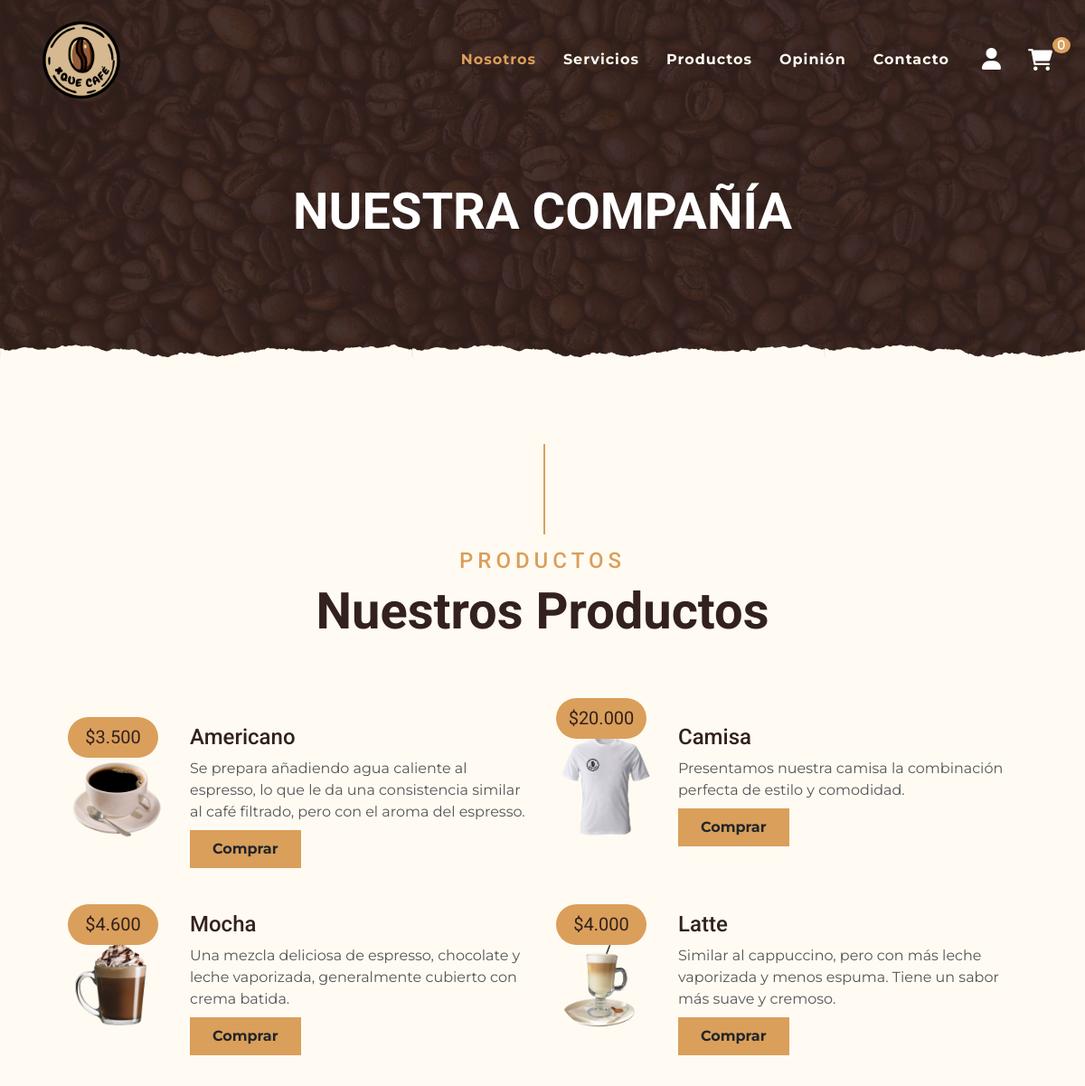
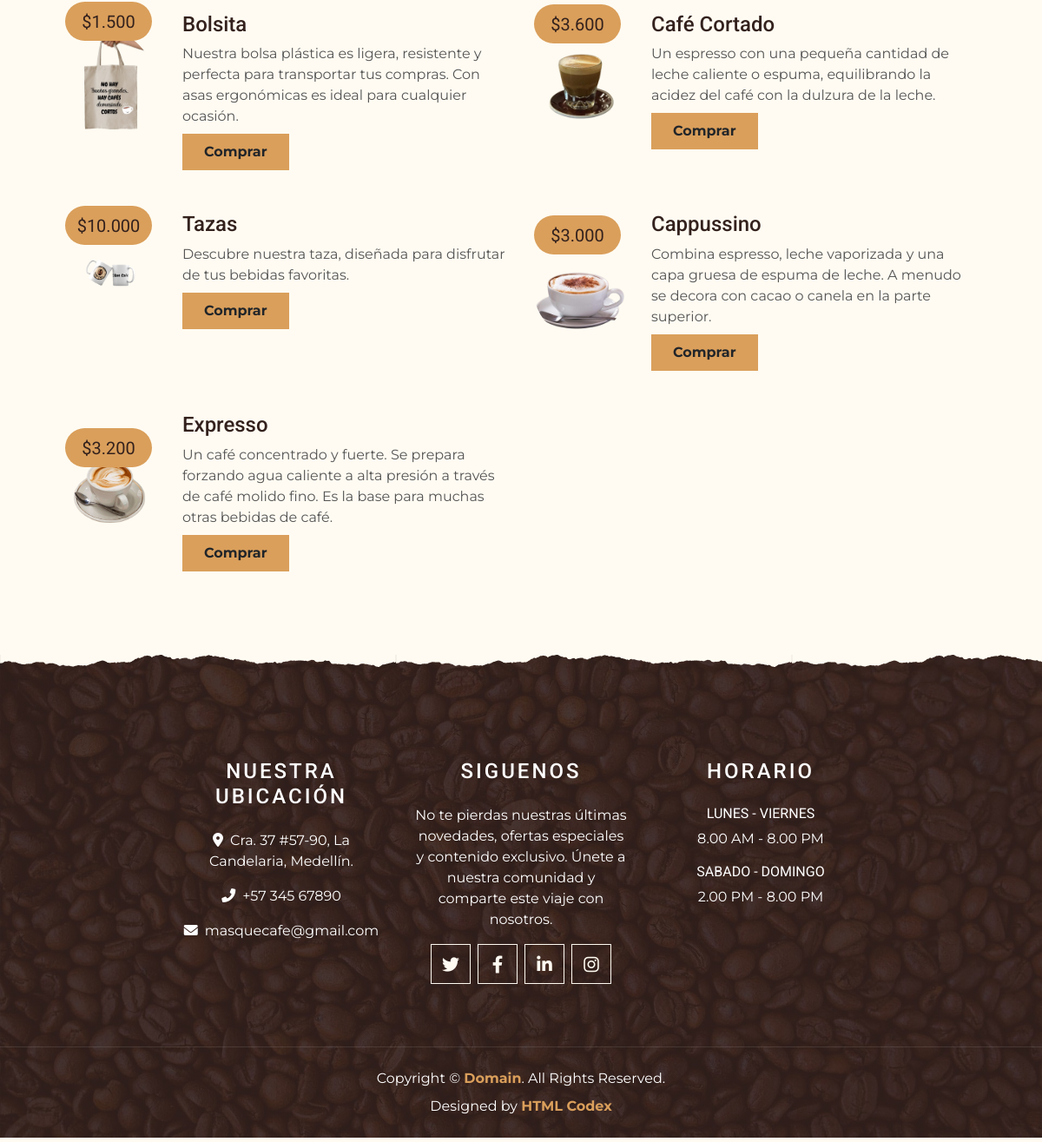
The app's page /index.php?mod=menu with its own data (2 pictures, top to bottom).
### tables this page shows
CREATE TABLE `productos` (
  `id_producto` int(11) NOT NULL,
  `nombre` varchar(150) DEFAULT NULL,
  `stock` varchar(250) DEFAULT NULL,
  `precio` longtext DEFAULT NULL,
  `descripcion` varchar(255) DEFAULT NULL,
  `imagen` varchar(255) DEFAULT NULL
);

### modulos/menu.php (the view)
<div class="container-fluid pt-5">
    <div class="container">
        <div class="section-title">
            <h4 class="text-primary text-uppercase" style="letter-spacing: 5px;">Productos</h4>
            <h1 class="display-4">Nuestros Productos</h1>
        </div>
        <div class="container-fluid pt-5">
            <div class="container">
                <div class="row">
                    <?php
                    include "conexion.php";
                    $query = "SELECT * FROM productos";
                    $result = mysqli_query($conexion, $query);
                    if (mysqli_num_rows($result) > 0) {
                        while ($producto = mysqli_fetch_assoc($result)) {
                            echo "<div class='col-lg-6'>";
                            echo "<div class='row align-items-center mb-5'>";
                            echo "<div class='col-4 col-sm-3'>";
                            echo "<img class='w-100 rounded-circle mb-3 mb-sm-0' src='../../cafecito/login/dashboard/" . htmlspecialchars($producto['imagen']) . "' alt=''>";
                            echo "<h5 class='menu-price'>\$" . htmlspecialchars($producto['precio']) . "</h5>";
                            echo "</div>";
                            echo "<div class='col-8 col-sm-9'>";
                            echo "<h4>" . htmlspecialchars($producto['nombre']) . "</h4>";
                            echo "<p class='m-0'>" . htmlspecialchars($producto['descripcion']) . "</p>";
                            echo "<a href='index.php?mod=carrito' class='btn btn-primary font-weight-bold py-2 px-4 mt-2'>Comprar</a>";
                            echo "</div>";
                            echo "</div>";
                            echo "</div>";
                        }
                    } else {
                        echo "<p>No hay productos disponibles.</p>";
                    }
                    ?>
                </div>
            </div>
        </div>
    </div>
</div>

### style/style.css (style rules this page uses)
.menu-price { position: absolute; margin: 0; top: -35px; right: 20px; width: 100px; height: 45px; display: flex; align-items: center; justify-content: center; border-radius: 45px; color: #33211D; background: #DA9F5B; }

### style/sobre.css (style rules this page uses)
:root { --text: #33211D; }
h1 { color: var(--text); text-align: center; width: 100%; font-size: calc(1.475rem + 2.7vw); font-weight: 700 !important; }

### records on screen
productos: imagen (picture), precio "3.500", nombre "Americano", descripcion "Se prepara añadiendo agua caliente al espresso, lo que le da una consistencia similar al café filtrado, pero con el aroma del espresso."
productos: imagen (picture), precio "20.000", nombre "Camisa", descripcion "Presentamos nuestra camisa la combinación perfecta de estilo y comodidad."
productos: imagen (picture), precio "4.600", nombre "Mocha", descripcion "Una mezcla deliciosa de espresso, chocolate y leche vaporizada, generalmente cubierto con crema batida."
productos: imagen (picture), precio "4.000", nombre "Latte", descripcion "Similar al cappuccino, pero con más leche vaporizada y menos espuma. Tiene un sabor más suave y cremoso."
productos: imagen (picture), precio "1.500", nombre "Bolsita", descripcion "Nuestra bolsa plástica es ligera, resistente y perfecta para transportar tus compras. Con asas ergonómicas es ideal para cualquier ocasión."
productos: imagen (picture), precio "3.600", nombre "Café Cortado", descripcion "Un espresso con una pequeña cantidad de leche caliente o espuma, equilibrando la acidez del café con la dulzura de la leche."
productos: imagen (picture), precio "10.000", nombre "Tazas", descripcion "Descubre nuestra taza, diseñada para disfrutar de tus bebidas favoritas."
productos: imagen (picture), precio "3.000", nombre "Cappussino", descripcion "Combina espresso, leche vaporizada y una capa gruesa de espuma de leche. A menudo se decora con cacao o canela en la parte superior."
productos: imagen (picture), precio "3.200", nombre "Expresso", descripcion "Un café concentrado y fuerte. Se prepara forzando agua caliente a alta presión a través de café molido fino. Es la base para muchas otras bebidas de café."
